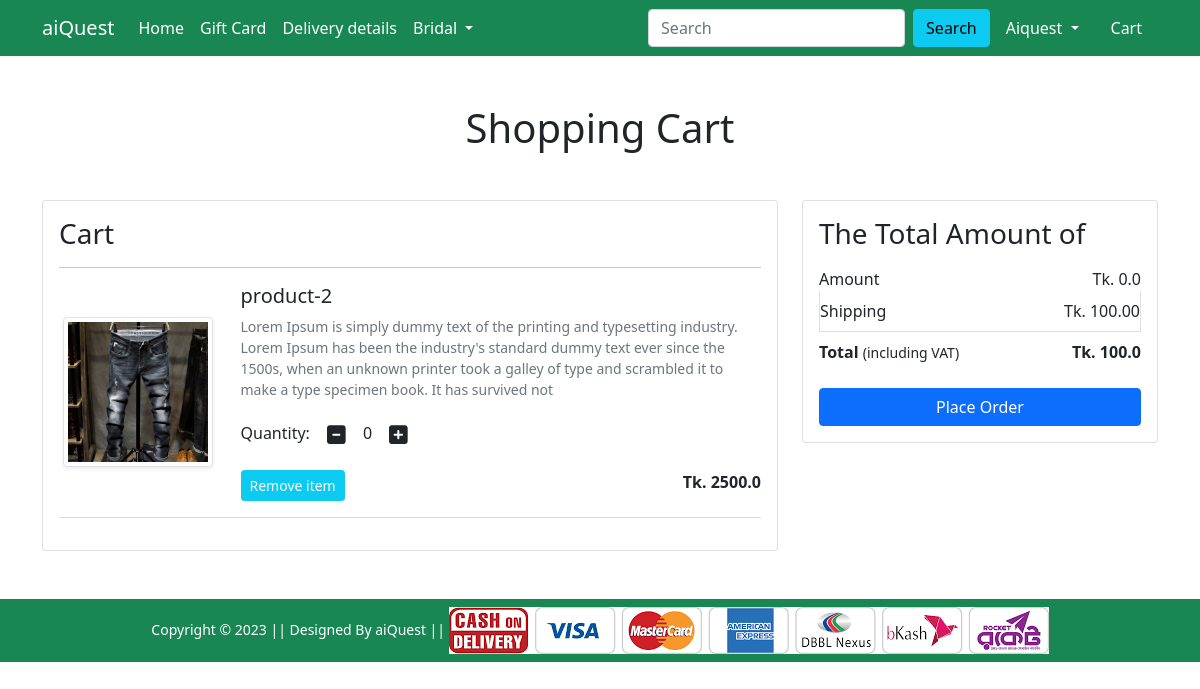
The app's page /cart/ (signed in) with its own data.
### Shop/models.py (models this page shows, shortened)
class Cart(models.Model):
    user = models.ForeignKey(User, on_delete=models.CASCADE)
    product = models.ForeignKey(Product, on_delete=models.CASCADE)
    quantity = models.PositiveIntegerField(default=1)

class Product(models.Model):
    title = models.CharField(max_length=100)
    selling_price = models.FloatField()
    discounted_price = models.FloatField()
    description = models.TextField()
    brand = models.CharField(max_length=100)
    category = models.CharField(choices=CATEGORY_CHOICES,max_length=2)
    product_image = models.ImageField(upload_to='productimg')

### Shop/views.py (the view)
# urls.py: path('cart/', views.show_cart, name='showcart'),
@login_required
def show_cart(request):
   if request.user.is_authenticated:
      user= request.user
      amount=0.0
      shipping_amount=100
      total_amount = 0.0
      cart_product=[p for p in Cart.objects.all() if p.user==user]
      if cart_product:
        for p in cart_product:
            tempamount = (p.quantity * p.product.discounted_price)
            amount += tempamount
            totalamount = amount+shipping_amount
        cart = Cart.objects.filter(user=user)
        return render(request, 'Shop/addtocart.html', {'carts':cart, 'amount':amount, 'totalamount':totalamount})
      else:
         return render(request, 'Shop/emptycart.html')

### Shop/templates/Shop/addtocart.html (shortened to what this page needs)
{% extends 'Shop/base.html' %}
{% load static %}
{% block main-content %}
<div class="container my-5">
    <div class="row">
        <h1 class="text-center mb-5">Shopping Cart</h1>
        <div class="col-sm-8">
            <div class="card">
                <div class="card-body">
                    <h3>Cart</h3>
                    {% for cart in carts %}
                    <hr>
                    <div class="row">
                        <div class="col-sm-3 text-center align-self-center"><img
                                src="{{cart.product.product_image.url}}" alt="" srcset=""
                                class="img-fluid img-thumbnail shadow-sm" height="150" width="150"> </div>
                        <div class="col-sm-9">
                            <div>
                                <h5>{{cart.product.title}}</h5>
                                <p class="mb-2 text-muted small">{{cart.product.description}}</p>
                                <div class="my-3">
                                    <label for="quantity">Quantity:</label>
                                    <a class="minus-cart btn" pid="{{cart.product.id}}"><i class="fas fa-minus-square fa-lg"></i></a>
                                    <span id="quantity">{{cart.quantity}}</span>
                                    <a class="plus-cart btn" pid="{{cart.product.id}}"><i class="fas fa-plus-square fa-lg"></i></a>
                                </div>
                                <div class="d-flex justify-content-between">
                                    <a href="#" class="btn btn-sm btn-info  text-white mr-3 remove-cart" pid="{{cart.product.id}}">Remove item </a>
                                    <p class="mb-0"><span><strong>Tk. {{cart.product.discounted_price}}</strong></span></p>
                                </div>
                            </div>
                        </div>
                    </div>
                    {% endfor %}
                    <hr class="text-muted">
                </div>
            </div>
        </div>
        <div class="col-sm-4">
            <div class="card">
                <div class="card-body">
                    <h3>The Total Amount of</h3>
                    <ul class="list-group">
                        <li
                            class="list-group-item d-flex justify-content-between align-items-center border-0 px-0 pb-0">
                            Amount<span>Tk. <span id="amount">{{amount}}</span></span></li>
                        <li class="list-group-item d-flex justify-content-between align-items-center px-0">
                            Shipping<span>Tk. 100.00</span></li>
                        <li
                            class="list-group-item d-flex justify-content-between align-items-center border-0 px-0 mb-3">
                            <div>
                                <strong>Total</strong> <small>(including VAT)</small>
                            </div>
                            <span><strong>Tk. <span id="totalamount"> {{totalamount}}</strong></span></span>
                        </li>
                    </ul>
                    <div class="d-grid"><a href="{% url 'checkout' %}" class="btn btn-primary">Place Order</a></div>
                </div>
            </div>
        </div>
    </div>
</div>
{% endblock main-content %}

### Shop/templates/Shop/base.html (shortened to what this page needs)
<!doctype html>
{% load static %}
<html lang="en">
<head>
    <link href="https://cdn.jsdelivr.net/npm/bootstrap@5.0.0-beta1/dist/css/bootstrap.min.css" rel="stylesheet"
>
    <link rel="stylesheet" href="{% static 'Shop/css/owl.carousel.min.css' %}">
    <link rel="stylesheet" href="{% static 'Shop/css/all.min.css' %}">
    <link rel="stylesheet" href="{% static 'Shop/css/style.css' %}">
</head>
<body>
    <nav class="navbar navbar-expand-lg navbar-dark bg-success">
        <div class="container">
            <a class="navbar-brand" href="/">aiQuest</a>
            <div class="collapse navbar-collapse" id="navbarSupportedContent">
                <ul class="navbar-nav me-auto mb-2 mb-lg-0">
                    <li class="nav-item">
                        <a class="nav-link active" aria-current="page" href="/">Home</a>
                    </li>
                    <li class="nav-item">
                        <a class="nav-link active" aria-current="page" href="#">Gift Card</a>
                    </li>
                    <li class="nav-item">
                        <a class="nav-link active" aria-current="page" href="#">Delivery details</a>
                    </li>
                    <li class="nav-item dropdown">
                        <a class="nav-link dropdown-toggle text-white" href="#" id="electronicsDropdown" role="button"
                            data-bs-toggle="dropdown" aria-expanded="false">
                            Bridal
                        </a>
                    </li>
                </ul>
                <form class="d-flex" action="{% url 'search' %}"   method="GET">
                    <input class="form-control me-2" name="quary"  type="search" placeholder="Search"
                    aria-label="Search">
                    <button class="btn btn-info" type="submit">Search</button>
                </form>
                <div>
                    <ul class="navbar-nav me-auto mb-2 mb-lg-0">
                        {% if request.user.is_authenticated %}
                        <li class="nav-item dropdown mx-2">
                            <a class="nav-link dropdown-toggle text-white" href="#" id="profileDropdown" role="button"
                                data-bs-toggle="dropdown" aria-expanded="false">
                                {{request.user.username|capfirst}}
                            </a>
                        </li>
                        <li class="nav-item mx-2">
                            <a href="{% url 'showcart' %}" class="nav-link text-white"> Cart </a>
                        </li>
                        {% endif %}
                    </ul>
                </div>
            </div>
        </div>
    </nav>
    {% block main-content %} {% endblock main-content %}
    <footer class="container-fluid bg-success text-center p-2 mt-5">
        <small class="text-white">Copyright &copy; 2023 || Designed By aiQuest || </small>
        <img src="{% static 'Shop/images/paymentlogo.png' %}" alt="" srcset="" class="img-fluid" height="2px">
    </footer>
</body>
</html>

### records on screen
Cart: product.product_image (picture), product "product-2", product.description "Lorem Ipsum is simply dummy text of the printing and typesetting industry. Lorem Ipsum has been the industry's standard dummy text ever since the 1500s, when an unknown printer took a galley of type and scrambled it to make a type specimen book. It has survived not", quantity "0", product.discounted_price "2500.0"

### other values on screen
{{ request.user.username|capfirst }} "Aiquest"
{{ amount }} "0.0"
{{ totalamount }} "100.0"
